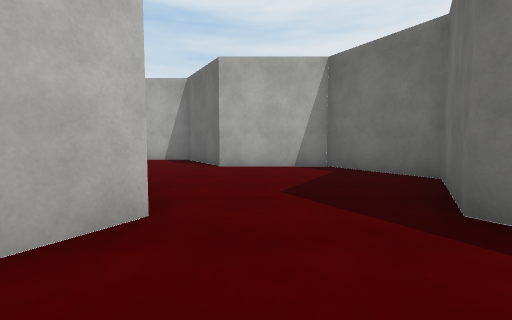
[1] (above)

24 first-person views from a walk through a Unity game level. The camera is 1.2 m above the floor, tilts 4° down and sees 85° across. The floor is counted in squares, 2 m on a side. Each view is taken from the middle of a square. On the plan, view 1 faces up. The plan holds only what a view shows up to about 9 squares ahead; the rest is blank. The place goes on beyond the plan. The player character is not drawn. Surface patterns are stand-ins for the level's own textures.

[2]
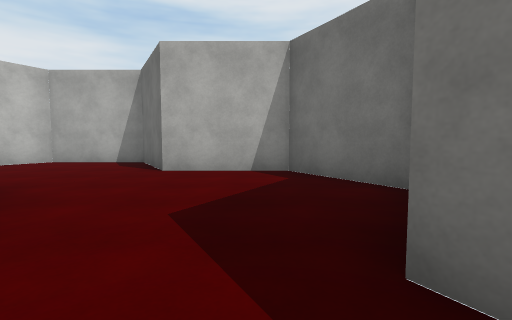

[3]
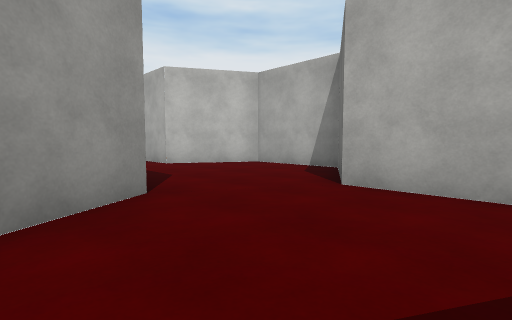

[4]
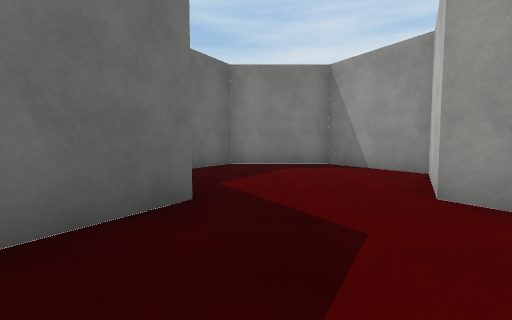

[5]
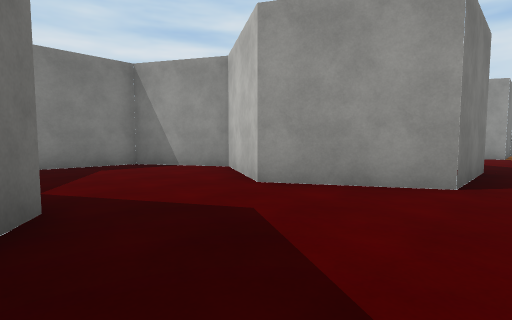

[6]
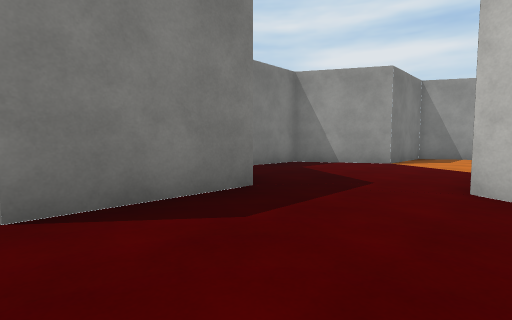

[7]
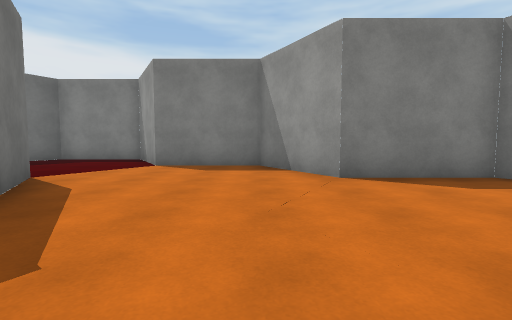

[8]
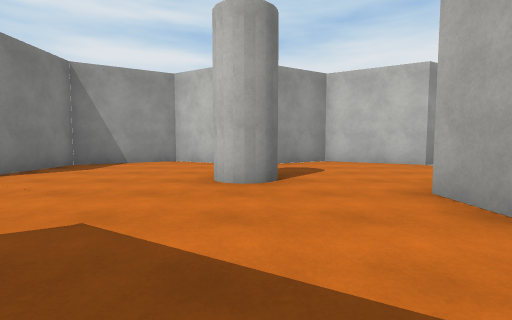

[9]
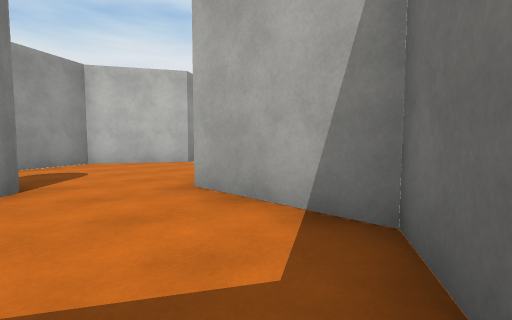

[10]
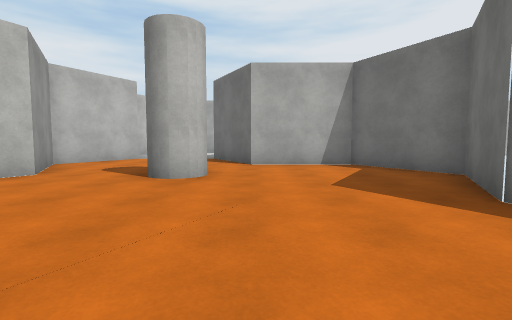

[11]
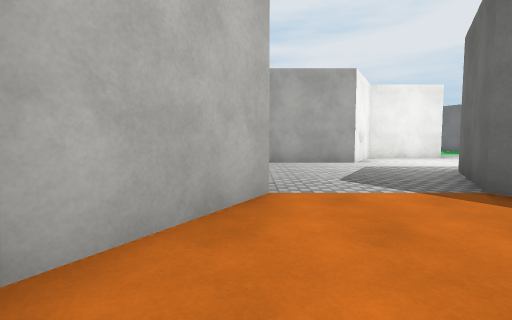

[12]
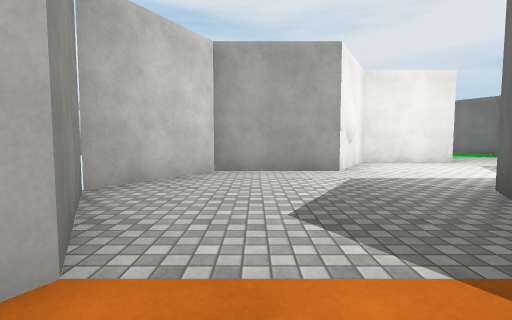

[13]
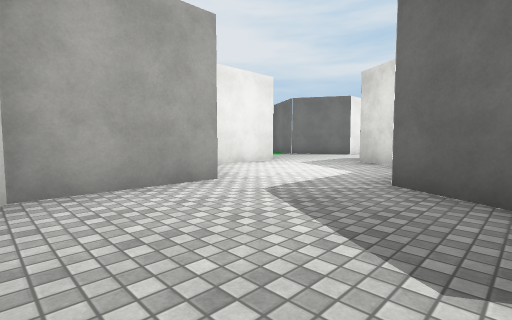

[14]
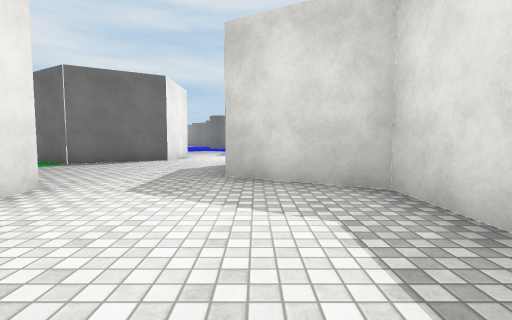

[15]
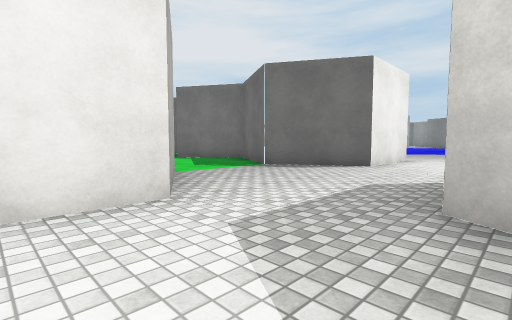

[16]
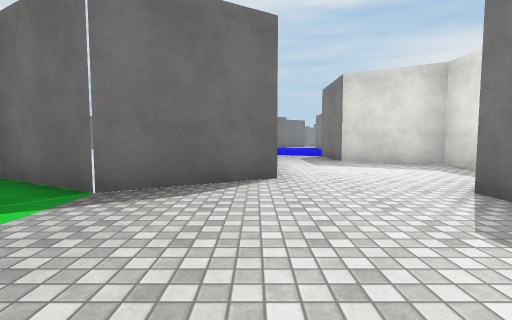

[17]
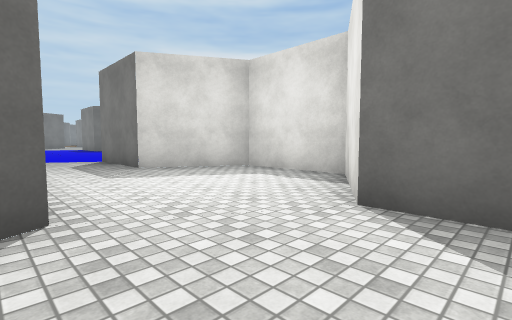

[18]
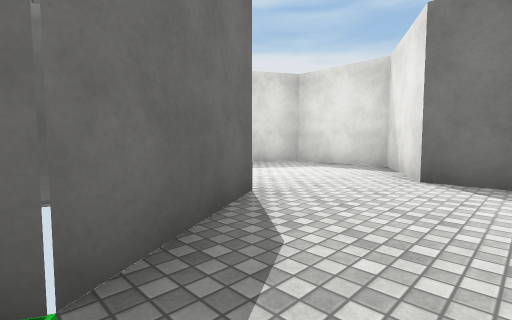

[19]
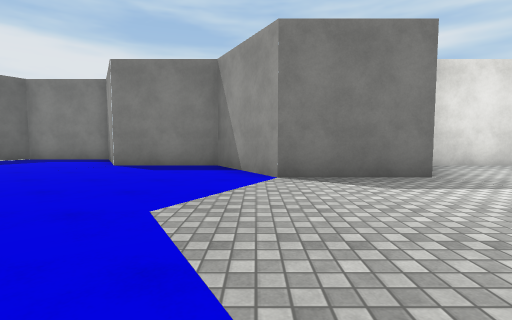

[20]
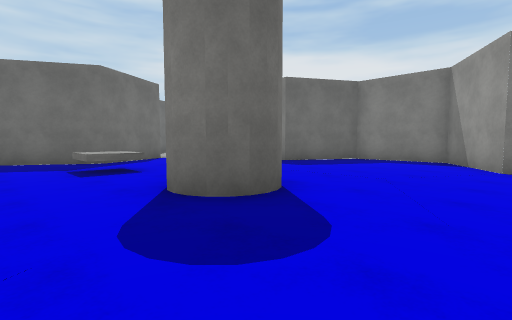

[21]
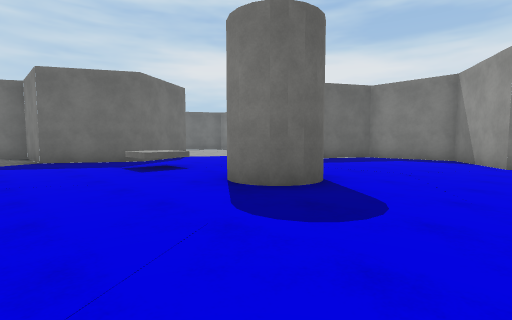

[22]
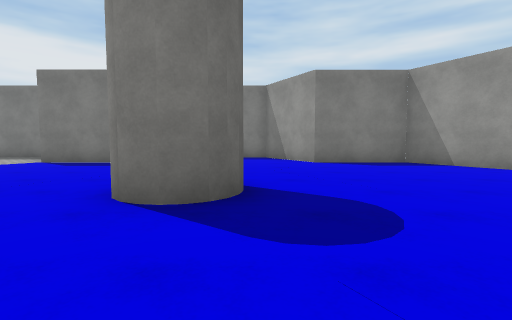

[23]
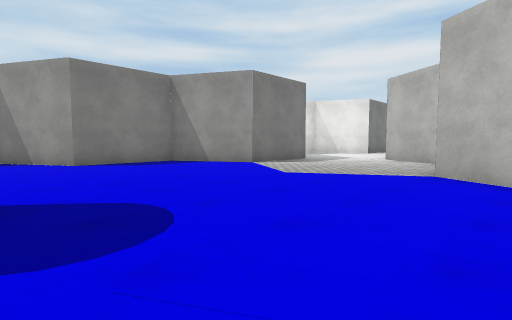

[24]
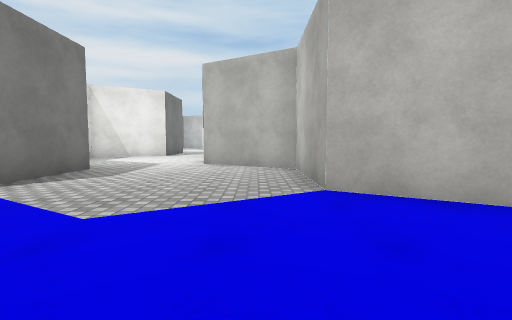

### Floor plan
Points are (right, up) in squares from view 1. A wall is a line through its corners. A room is listed if a view was taken in it or the views show most of it. See-through windows are left out.
Room 1 (views 1, 2)
walls: (-2.1, 0) (-0.9, -2.2) (1.6, -2.2) (2.4, -0.9)
ways out: opening at (0, 1.3) to room 2
Room 2 (views 3, 4, 5)
walls: (-2.1, 4.3) (-0.9, 2.2) (-2.1, 0); (1.9, 1.8) (1.6, 2.2) (2.9, 4.3) (1.7, 6.5) (-0.8, 6.5)
ways out: opening at (0, 1.3) to room 1; opening at (-1.5, 5.5) to room 3
Room 3 (view 6)
walls: (-0.8, 6.5) (-2.1, 8.7) (-4.6, 8.7) (-5.9, 6.5); (-4.6, 4.3) (-2.1, 4.3)
ways out: opening at (-1.5, 5.5) to room 2; opening at (-5, 5.5) to room 10
Room 4 (views 7, 8, 9, 10, 11, 12)
walls: (-8.3, 6.4) (-9.6, 8.7) (-8.4, 10.8) (-9.6, 13) (-12.1, 13) (-13.4, 15.2); (-15.8, 15.2) (-17.1, 13) (-15.8, 10.8) (-17.1, 8.7) (-15.8, 6.5) (-13.4, 6.5) (-12.1, 4.3) (-9.6, 4.3) (-9, 3.2)
ways out: opening at (-14.5, 15) to room 5; opening at (-9, 5) to room 10
Room 5 (views 13, 14)
walls: (-13.4, 15.2) (-12.1, 17.3); (-13.3, 19.5) (-15.8, 19.5) (-17.1, 17.3) (-15.8, 15.2)
ways out: opening at (-14.5, 15) to room 4; opening at (-12, 18.5) to room 6
Room 6 (view 15)
walls: (-12.8, 20.3) (-13.1, 19.9); (-9.6, 21.7) (-12.1, 21.7) (-13.3, 19.5); (-11.2, 17.3) (-9.6, 17.3) (-8.3, 19.6)
ways out: opening at (-12, 18.5) to room 5; opening at (-8.5, 20.5) to room 7
Room 7 (views 16, 17, 18)
walls: (-8.3, 23.8) (-9.6, 21.7); (-4.6, 21.7) (-5.9, 23.8) (-4.9, 25.6); (-7, 19.5) (-5.9, 19.5)
ways out: opening at (-8.5, 20.5) to room 6; opening at (-5.5, 20.5) to room 9
Room 8 (views 19, 20, 21, 22, 23, 24)
walls: (2.5, 25.3) (1.6, 23.8) (-0.9, 23.8) (-2.1, 21.7); (13.8, 20.1) (12.9, 21.7) (14.2, 23.8) (16.6, 23.8) (17, 24.5); (-0.8, 19.5) (1.6, 19.5) (2.9, 17.3) (5.4, 17.3) (6.6, 15.2) (9.2, 15.2) (10.4, 17.3) (13, 17.3)
ways out: opening at (-1, 20.5) to room 9; opening at (13.5, 18.5)
Room 9 (no view inside)
walls: (-2.1, 21.7) (-4.6, 21.7); (-5.9, 19.5) (-4.6, 17.3) (-2.1, 17.3) (-0.8, 19.5)
ways out: opening at (-5.5, 20.5) to room 7; opening at (-1, 20.5) to room 8
Room 10 (no view inside)
walls: (-5.9, 6.5) (-7.1, 6.5); (-9, 3.2) (-8.4, 2.2) (-5.9, 2.2) (-5.4, 2.9)
ways out: opening at (-5, 5.5) to room 3; opening at (-9, 5) to room 4

Positions as (right, up) in squares from view 1, and headings:
1: (0, 0), facing up
2: (1, 1), facing up
3: (1, 3), facing up-left
4: (1, 5), facing down
5: (2, 5), facing down-left
6: (-2, 7), facing down-left
7: (-12, 11), facing down
8: (-9, 11), facing left
9: (-9, 11), facing up-left
10: (-12, 6), facing up
11: (-16, 12), facing up
12: (-15, 14), facing up
13: (-16, 16), facing up-right
14: (-13, 19), facing right
15: (-11, 19), facing up-right
16: (-9, 22), facing right
17: (-7, 22), facing down-right
18: (-7, 24), facing down-right
19: (2, 24), facing down
20: (5, 24), facing down-right
21: (5, 25), facing down-right
22: (7, 25), facing down
23: (7, 25), facing down-left
24: (5, 23), facing left
